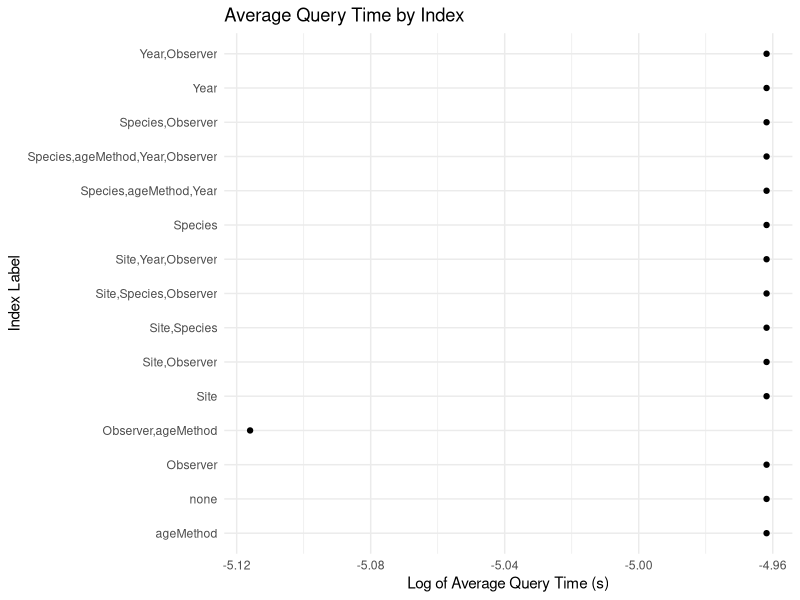

Recreate this plot in R.
library(ggplot2)

# Load the CSV
results <- read.csv("index_results.csv")

# Preview it
head(results)

ggplot(results, aes(x = label, y = log(avg_time))) +
    geom_point() +
    coord_flip() +
    labs(title = "Average Query Time by Index",
         x = "Index Label",
         y = "Log of Average Query Time (s)") +
    theme_minimal()

